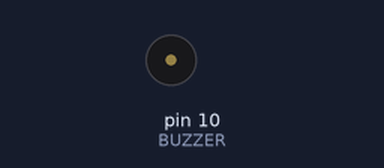
Bench run of a sketch on a simulated Arduino Uno, built with avr-gcc and run on an emulated ATmega328P. Parts: buzzer (waves = sounding).

Above: at 0.5 s.
Timing chart, 0 to 3.0 s (numbered marks = the images above):
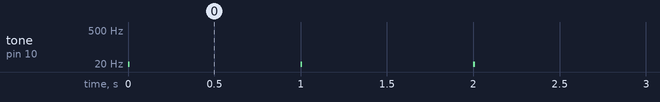

The sketch:

buzzer.ino
```cpp
 int BUZZER = 10;


 void setup() {
  // put your setup code here, to run once:
  pinMode(BUZZER, OUTPUT);
}


void loop() {
  tone(BUZZER, 1, 10);
  delay(1000);
}
```

Measured:
- by itself, tone on pin 10 (BUZZER): alternates 1 Hz for 0.01 s and silent for 0.99 s
